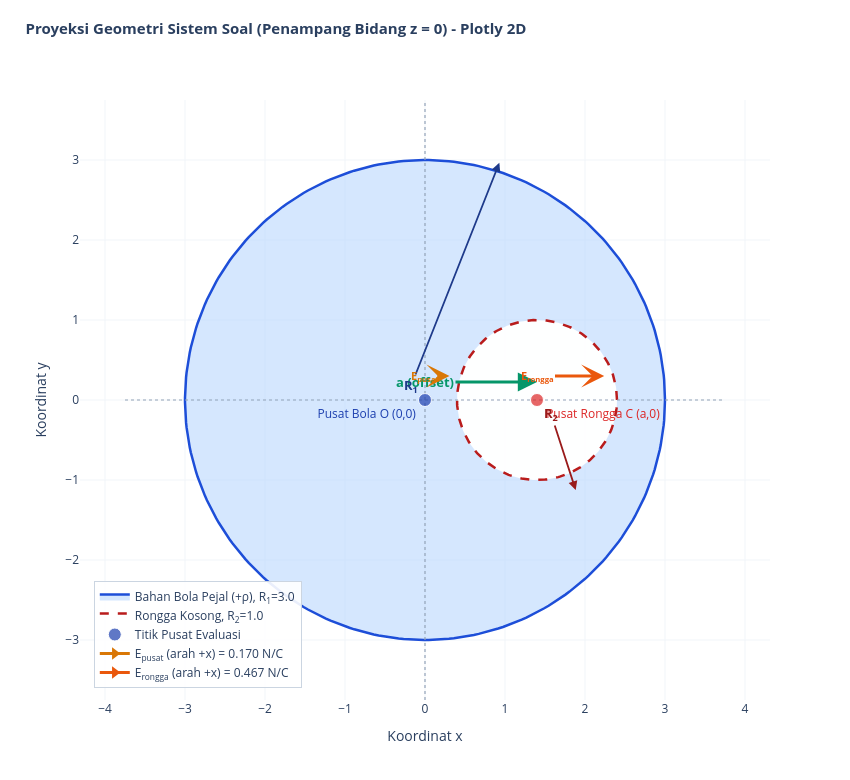

Notebook source saved alongside this figure:
### Markdown cell above
## 1. Proyeksi Sistem yang Dimaksud pada Soal (Diagram Skematik 2D Interaktif Plotly)

Sebelum melakukan perhitungan matematis, mari kita proyeksikan geometri penampang melintang sistem pada bidang $xy$ ($z = 0$) menggunakan visualisasi interaktif **Plotly 2D**. Diagram ini memperlihatkan dimensi $R_1$, $R_2$, jarak offset pergeseran $\vec{a}$, pusat koordinat bola $O(0,0)$, pusat rongga $C(a,0)$, dan arah vektor medan listrik hasil perhitungan ($\vec{E}_{pusat}$ dan $\vec{E}_{rongga}$).

### Code cell
import numpy as np
import plotly.graph_objects as go

# Parameter geometri default untuk proyeksi
R1_def = 3.0   # Jari-jari bola utama pejal
R2_def = 1.0   # Jari-jari rongga bola
a_def  = 1.4   # Jarak pusat bola utama ke pusat rongga
rho_def = 1.0  # Rapat muatan seragam
eps0_def = 1.0 # Permitivitas ruang hampa (relatif)

def plot_proyeksi_sistem_2d(R1=R1_def, R2=R2_def, a=a_def, rho=rho_def, eps0=eps0_def):
    """Membuat proyeksi penampang 2D sistem bola berongga dengan anotasi fisik lengkap menggunakan Plotly."""
    theta = np.linspace(0, 2*np.pi, 300)
    
    # Lingkaran bola pejal luar dan rongga dalam
    x_out, y_out = R1 * np.cos(theta), R1 * np.sin(theta)
    x_cav, y_cav = a + R2 * np.cos(theta), R2 * np.sin(theta)
    
    fig = go.Figure()
    
    # 1. Arsiran bahan bola pejal bermuatan positif (+rho)
    fig.add_trace(go.Scatter(
        x=x_out, y=y_out,
        mode='lines',
        fill='toself',
        fillcolor='rgba(191, 219, 254, 0.65)',
        line=dict(color='#1d4ed8', width=2.5),
        name=f'Bahan Bola Pejal (+ρ), R<sub>1</sub>={R1}',
        hovertemplate='<b>Bola Pejal Utama</b><br>Jari-jari: R<sub>1</sub> = ' + str(R1) + '<br>Rapat Muatan: +ρ<extra></extra>'
    ))
    
    # 2. Arsiran rongga dalam bola (netral / tanpa muatan)
    fig.add_trace(go.Scatter(
        x=x_cav, y=y_cav,
        mode='lines',
        fill='toself',
        fillcolor='rgba(255, 255, 255, 0.98)',
        line=dict(color='#b91c1c', width=2.5, dash='dash'),
        name=f'Rongga Kosong, R<sub>2</sub>={R2}',
        hovertemplate='<b>Rongga Kosong</b><br>Pusat Rongga C: (' + str(a) + ', 0)<br>Jari-jari: R<sub>2</sub> = ' + str(R2) + '<extra></extra>'
    ))
    
    # 3. Sumbu koordinat x dan y
    margin = 1.25
    fig.add_trace(go.Scatter(
        x=[-R1*margin, R1*margin], y=[0, 0],
        mode='lines', line=dict(color='#94a3b8', width=1.2, dash='dot'),
        showlegend=False, hoverinfo='skip'
    ))
    fig.add_trace(go.Scatter(
        x=[0, 0], y=[-R1*margin, R1*margin],
        mode='lines', line=dict(color='#94a3b8', width=1.2, dash='dot'),
        showlegend=False, hoverinfo='skip'
    ))
    
    # 4. Titik pusat bola O dan pusat rongga C
    fig.add_trace(go.Scatter(
        x=[0, a], y=[0, 0],
        mode='markers+text',
        marker=dict(size=[13, 13], color=['#1e40af', '#dc2626']),
        text=['Pusat Bola O (0,0)', 'Pusat Rongga C (a,0)'],
        textposition=['bottom left', 'bottom right'],
        textfont=dict(size=12, color=['#1e40af', '#dc2626']),
        name='Titik Pusat Evaluasi',
        hovertemplate='<b>%{text}</b><br>Koordinat: (%{x:.2f}, %{y:.2f})<extra></extra>'
    ))
    
    # 5. Vektor medan listrik analitik di O dan C
    E0_mag = (rho * R2**3) / (3 * eps0 * a**2)
    Ecav_mag = (rho * a) / (3 * eps0)
    scale_E = 1.8
    
    # Trace dummy untuk entri legend vektor E
    fig.add_trace(go.Scatter(
        x=[None], y=[None], mode='lines+markers',
        line=dict(color='#d97706', width=3),
        marker=dict(symbol='triangle-right', size=11),
        name=f'E<sub>pusat</sub> (arah +x) = {E0_mag:.3f} N/C'
    ))
    fig.add_trace(go.Scatter(
        x=[None], y=[None], mode='lines+markers',
        line=dict(color='#ea580c', width=3),
        marker=dict(symbol='triangle-right', size=11),
        name=f'E<sub>rongga</sub> (arah +x) = {Ecav_mag:.3f} N/C'
    ))
    
    # Anotasi vektor pergeseran rongga a
    fig.add_annotation(
        x=a, y=0, ax=0, ay=0,
        xref='x', yref='y', axref='x', ayref='y',
        showarrow=True, arrowhead=2, arrowsize=1.2, arrowwidth=3.2,
        arrowcolor='#059669',
        text='<b>a (offset)</b>',
        font=dict(color='#059669', size=13),
        yshift=18
    )
    
    # Anotasi jari-jari R1
    ang1 = np.pi * 0.38
    fig.add_annotation(
        x=R1*np.cos(ang1), y=R1*np.sin(ang1), ax=0, ay=0,
        xref='x', yref='y', axref='x', ayref='y',
        showarrow=True, arrowhead=2, arrowsize=1.0, arrowwidth=1.8,
        arrowcolor='#1e3a8a',
        text='<b>R<sub>1</sub></b>',
        font=dict(color='#1e3a8a', size=13),
        xshift=-14, yshift=14
    )
    
    # Anotasi jari-jari R2
    ang2 = -np.pi * 0.4
    fig.add_annotation(
        x=a + R2*np.cos(ang2), y=R2*np.sin(ang2), ax=a, ay=0,
        xref='x', yref='y', axref='x', ayref='y',
        showarrow=True, arrowhead=2, arrowsize=1.0, arrowwidth=1.8,
        arrowcolor='#991b1b',
        text='<b>R<sub>2</sub></b>',
        font=dict(color='#991b1b', size=13),
        xshift=14, yshift=-14
    )
    
    # Anotasi panah vektor medan E di O dan C
    fig.add_annotation(
        x=E0_mag * scale_E, y=0, ax=0, ay=0,
        xref='x', yref='y', axref='x', ayref='y',
        showarrow=True, arrowhead=3, arrowsize=1.2, arrowwidth=3.2,
        arrowcolor='#d97706',
        text='<b>E<sub>pusat</sub></b>',
        font=dict(color='#d97706', size=11),
        yshift=24
    )
    
    fig.add_annotation(
        x=a + Ecav_mag * scale_E, y=0, ax=a, ay=0,
        xref='x', yref='y', axref='x', ayref='y',
        showarrow=True, arrowhead=3, arrowsize=1.2, arrowwidth=3.2,
        arrowcolor='#ea580c',
        text='<b>E<sub>rongga</sub></b>',
        font=dict(color='#ea580c', size=11),
        yshift=24
    )
    
    fig.update_layout(
        title=dict(
            text='<b>Proyeksi Geometri Sistem Soal (Penampang Bidang z = 0) - Plotly 2D</b>',
            x=0.03, y=0.97, font=dict(size=15)
        ),
        xaxis=dict(
            title='Koordinat x',
            range=[-R1*margin, R1*margin],
            zeroline=False,
            gridcolor='#f1f5f9',
            scaleanchor='y',
            scaleratio=1
        ),
        yaxis=dict(
            title='Koordinat y',
            range=[-R1*margin, R1*margin],
            zeroline=False,
            gridcolor='#f1f5f9'
        ),
        template='plotly_white',
        width=850,
        height=780,
        legend=dict(
            x=0.02, y=0.02,
            bgcolor='rgba(255, 255, 255, 0.9)',
            bordercolor='#cbd5e1',
            borderwidth=1
        )
    )
    return fig

fig_2d = plot_proyeksi_sistem_2d()
fig_2d.show()

### Figure 1 — Plotly figure (JSON) as saved in the notebook; plotly's stock layout.template omitted (floating-point values rounded to 4 significant figures; data arrays with more than 128 entries replaced by an {"elided": "..."} marker saying what was removed)
{"data": [{"fill": "toself", "fillcolor": "rgba(191, 219, 254, 0.65)", "hovertemplate": "<b>Bola Pejal Utama</b><br>Jari-jari: R<sub>1</sub> = 3.0<br>Rapat Muatan: +ρ<extra></extra>", "line": {"color": "#1d4ed8", "width": 2.5}, "mode": "lines", "name": "Bahan Bola Pejal (+ρ), R<sub>1</sub>=3.0", "type": "scatter", "x": {"elided": "300 float values"}, "y": {"elided": "300 float values"}}, {"fill": "toself", "fillcolor": "rgba(255, 255, 255, 0.98)", "hovertemplate": "<b>Rongga Kosong</b><br>Pusat Rongga C: (1.4, 0)<br>Jari-jari: R<sub>2</sub> = 1.0<extra></extra>", "line": {"color": "#b91c1c", "dash": "dash", "width": 2.5}, "mode": "lines", "name": "Rongga Kosong, R<sub>2</sub>=1.0", "type": "scatter", "x": {"elided": "300 float values"}, "y": {"elided": "300 float values"}}, {"hoverinfo": "skip", "line": {"color": "#94a3b8", "dash": "dot", "width": 1.2}, "mode": "lines", "showlegend": false, "type": "scatter", "x": [-3.75, 3.75], "y": [0, 0]}, {"hoverinfo": "skip", "line": {"color": "#94a3b8", "dash": "dot", "width": 1.2}, "mode": "lines", "showlegend": false, "type": "scatter", "x": [0, 0], "y": [-3.75, 3.75]}, {"hovertemplate": "<b>%{text}</b><br>Koordinat: (%{x:.2f}, %{y:.2f})<extra></extra>", "marker": {"color": ["#1e40af", "#dc2626"], "size": [13, 13]}, "mode": "markers+text", "name": "Titik Pusat Evaluasi", "text": ["Pusat Bola O (0,0)", "Pusat Rongga C (a,0)"], "textfont": {"color": ["#1e40af", "#dc2626"], "size": 12}, "textposition": ["bottom left", "bottom right"], "type": "scatter", "x": [0, 1.4], "y": [0, 0]}, {"line": {"color": "#d97706", "width": 3}, "marker": {"size": 11, "symbol": "triangle-right"}, "mode": "lines+markers", "name": "E<sub>pusat</sub> (arah +x) = 0.170 N/C", "type": "scatter", "x": [null], "y": [null]}, {"line": {"color": "#ea580c", "width": 3}, "marker": {"size": 11, "symbol": "triangle-right"}, "mode": "lines+markers", "name": "E<sub>rongga</sub> (arah +x) = 0.467 N/C", "type": "scatter", "x": [null], "y": [null]}], "layout": {"annotations": [{"arrowcolor": "#059669", "arrowhead": 2, "arrowsize": 1.2, "arrowwidth": 3.2, "ax": 0, "axref": "x", "ay": 0, "ayref": "y", "font": {"color": "#059669", "size": 13}, "showarrow": true, "text": "<b>a (offset)</b>", "x": 1.4, "xref": "x", "y": 0, "yref": "y", "yshift": 18}, {"arrowcolor": "#1e3a8a", "arrowhead": 2, "arrowsize": 1, "arrowwidth": 1.8, "ax": 0, "axref": "x", "ay": 0, "ayref": "y", "font": {"color": "#1e3a8a", "size": 13}, "showarrow": true, "text": "<b>R<sub>1</sub></b>", "x": 1.104, "xref": "x", "xshift": -14, "y": 2.789, "yref": "y", "yshift": 14}, {"arrowcolor": "#991b1b", "arrowhead": 2, "arrowsize": 1, "arrowwidth": 1.8, "ax": 1.4, "axref": "x", "ay": 0, "ayref": "y", "font": {"color": "#991b1b", "size": 13}, "showarrow": true, "text": "<b>R<sub>2</sub></b>", "x": 1.709, "xref": "x", "xshift": 14, "y": -0.9511, "yref": "y", "yshift": -14}, {"arrowcolor": "#d97706", "arrowhead": 3, "arrowsize": 1.2, "arrowwidth": 3.2, "ax": 0, "axref": "x", "ay": 0, "ayref": "y", "font": {"color": "#d97706", "size": 11}, "showarrow": true, "text": "<b>E<sub>pusat</sub></b>", "x": 0.3061, "xref": "x", "y": 0, "yref": "y", "yshift": 24}, {"arrowcolor": "#ea580c", "arrowhead": 3, "arrowsize": 1.2, "arrowwidth": 3.2, "ax": 1.4, "axref": "x", "ay": 0, "ayref": "y", "font": {"color": "#ea580c", "size": 11}, "showarrow": true, "text": "<b>E<sub>rongga</sub></b>", "x": 2.24, "xref": "x", "y": 0, "yref": "y", "yshift": 24}], "height": 780, "legend": {"bgcolor": "rgba(255, 255, 255, 0.9)", "bordercolor": "#cbd5e1", "borderwidth": 1, "x": 0.02, "y": 0.02}, "title": {"font": {"size": 15}, "text": "<b>Proyeksi Geometri Sistem Soal (Penampang Bidang z = 0) - Plotly 2D</b>", "x": 0.03, "y": 0.97}, "width": 850, "xaxis": {"gridcolor": "#f1f5f9", "range": [-3.75, 3.75], "scaleanchor": "y", "scaleratio": 1, "title": {"text": "Koordinat x"}, "zeroline": false}, "yaxis": {"gridcolor": "#f1f5f9", "range": [-3.75, 3.75], "title": {"text": "Koordinat y"}, "zeroline": false}}}
